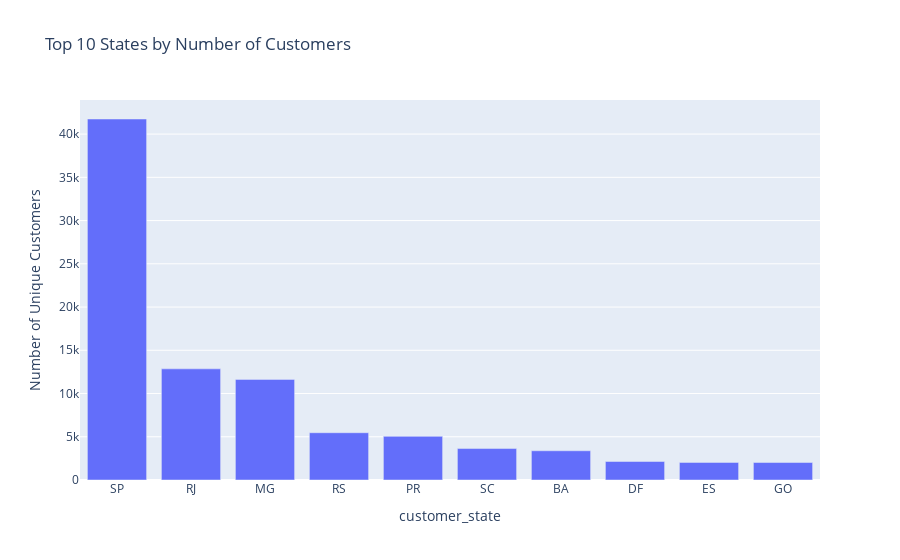
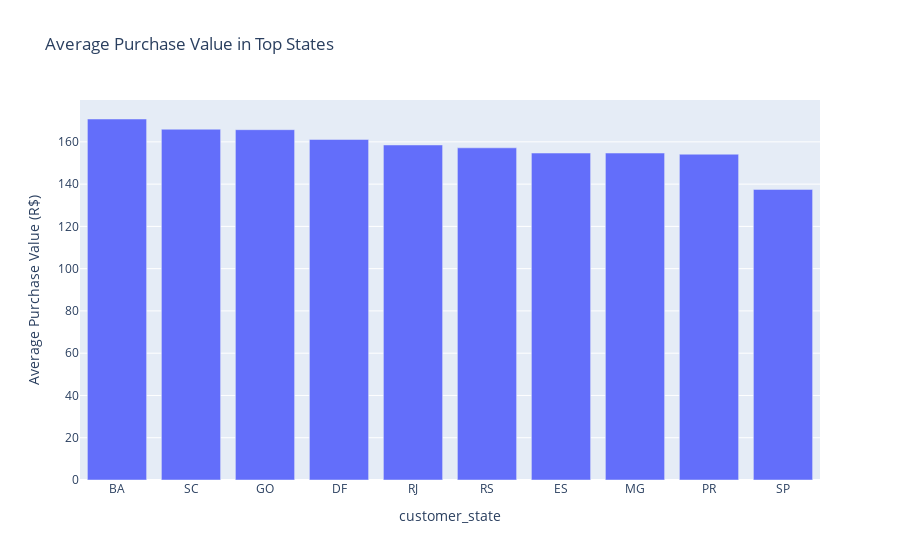

Notebook code cell kept with these figures, in order:
### Code cell
# --- Main script execution ---
if __name__ == "__main__":
    print("Loading datasets...")
    
    # This tells the script to look inside the 'Data' folder (with a capital D)
    data_folder = 'Data' 
    
    # We build the correct path for each file, e.g., "Data/olist_products_dataset.csv"
    data_files = {
        'products': f"{data_folder}/olist_products_dataset.csv",
        'order_items': f"{data_folder}/olist_order_items_dataset.csv",
        'translation': f"{data_folder}/product_category_name_translation.csv",
        'customers': f"{data_folder}/olist_customers_dataset.csv",
        'orders': f"{data_folder}/olist_orders_dataset.csv",
        'payments': f"{data_folder}/olist_order_payments_dataset.csv"
    }
    
    data = {}
    try:
        for name, file_path in data_files.items():
            data[name] = pd.read_csv(file_path)
        print("All files loaded successfully!")
    except FileNotFoundError as e:
        print(f"Error: {e}. Please double-check that the file names are spelled correctly inside your 'Data' folder.")
    
    # Run the analyses if data was loaded
    if data:
        analyze_top_products(data['products'], data['order_items'], data['translation'])
        analyze_customer_geography(data['customers'], data['orders'], data['payments'])
        analyze_delivery_times(data['orders'], data['customers'])
        
        print("\n--- Analysis Complete ---")

### Figure 1 — Plotly figure (JSON) as saved in the notebook; plotly's stock layout.template omitted (floating-point values rounded to 4 significant figures)
{"data": [{"hovertemplate": "customer_state=%{x}<br>Number of Unique Customers=%{y}<extra></extra>", "legendgroup": "", "marker": {"color": "#636efa", "pattern": {"shape": ""}}, "name": "", "orientation": "v", "showlegend": false, "textposition": "auto", "type": "bar", "x": ["SP", "RJ", "MG", "RS", "PR", "SC", "BA", "DF", "ES", "GO"], "xaxis": "x", "y": [41745, 12852, 11635, 5466, 5045, 3637, 3380, 2140, 2033, 2020], "yaxis": "y"}], "layout": {"barmode": "relative", "legend": {"tracegroupgap": 0}, "title": {"text": "Top 10 States by Number of Customers"}, "xaxis": {"anchor": "y", "domain": [0, 1], "title": {"text": "customer_state"}}, "yaxis": {"anchor": "x", "domain": [0, 1], "title": {"text": "Number of Unique Customers"}}}}

### Figure 2 — Plotly figure (JSON) as saved in the notebook; plotly's stock layout.template omitted (floating-point values rounded to 4 significant figures)
{"data": [{"hovertemplate": "customer_state=%{x}<br>Average Purchase Value (R$)=%{y}<extra></extra>", "legendgroup": "", "marker": {"color": "#636efa", "pattern": {"shape": ""}}, "name": "", "orientation": "v", "showlegend": false, "textposition": "auto", "type": "bar", "x": ["BA", "SC", "GO", "DF", "RJ", "RS", "ES", "MG", "PR", "SP"], "xaxis": "x", "y": [170.8, 166.0, 165.8, 161.1, 158.5, 157.2, 154.7, 154.7, 154.2, 137.5], "yaxis": "y"}], "layout": {"barmode": "relative", "legend": {"tracegroupgap": 0}, "title": {"text": "Average Purchase Value in Top States"}, "xaxis": {"anchor": "y", "domain": [0, 1], "title": {"text": "customer_state"}}, "yaxis": {"anchor": "x", "domain": [0, 1], "title": {"text": "Average Purchase Value (R$)"}}}}
